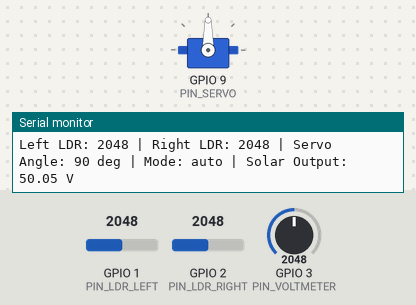
A sketch run on a simulated ESP32-S3. On the bench: servo, the last lines printed to the serial monitor. Inputs (shaded band) come from the test bench; at power-on: GPIO 1 (PIN_LDR_LEFT) = 2048, GPIO 2 (PIN_LDR_RIGHT) = 2048, GPIO 3 (PIN_VOLTMETER) = 2048.

Above: at 1.2 s.
1.3 s: GPIO 1 (PIN_LDR_LEFT) set to 2129
At 1.7 s:
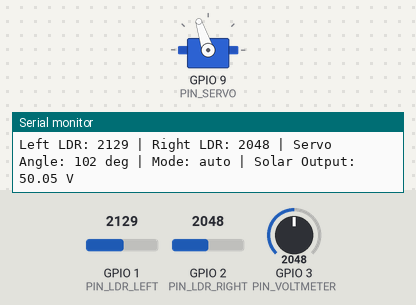
At 3.7 s:
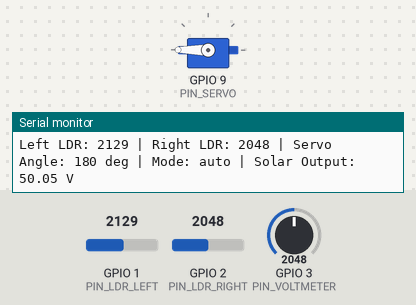
4.4 s: GPIO 2 (PIN_LDR_RIGHT) set to 2106
5.9 s: GPIO 2 (PIN_LDR_RIGHT) set to 2193
At 6.21 s:
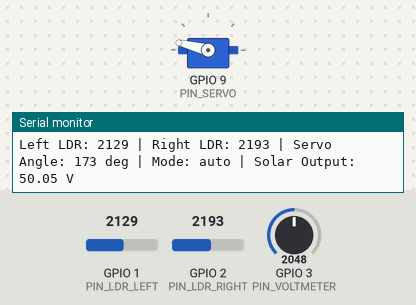
9.0 s: GPIO 3 (PIN_VOLTMETER) set to 4045
11.3 s: GPIO 3 (PIN_VOLTMETER) set to 4092
Timing chart, 0 to 14.3 s (numbered marks = the images above; inputs shaded):
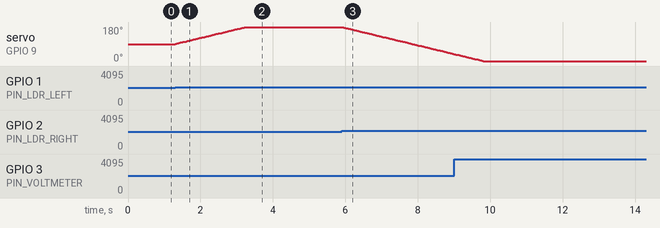

Measured:
- the behaviour switches between 2073 and 2074 on GPIO 1 (PIN_LDR_LEFT) (found by bisection; images 0 and 1)
- the behaviour switches between 2154 and 2155 on GPIO 2 (PIN_LDR_RIGHT) (found by bisection; images 2 and 3)
- after the input at 1.3 s, servo on GPIO 9 (PIN_SERVO): moves from 90° to 180° over 1.9 s, starting at once
- after the input at 5.9 s, servo on GPIO 9 (PIN_SERVO): moves from 180° to 37° over 3.1 s, starting at once

The sketch:

arduino_uno.ino
```cpp
/*
  ===================================================================
  Solar Tracker Arduino UNO Firmware (0° to 180° Full Servo Sweep)
  ===================================================================
  Hardware Pinout:
    - Servo Signal   : Pin 9 (PWM)
    - Left LDR (A0)  : Pin A0 (Analog Input)
    - Right LDR (A1) : Pin A1 (Analog Input)
    - Voltmeter (A2) : Pin A2 (0-25V Sensor Module)

  Angular Sweep System (0° to 180°):
    - 0°   = Horizontal Flat on Left
    - 90°  = Vertical Straight Up
    - 180° = Horizontal Flat on Right
  ===================================================================
*/

#include <Servo.h>

const int PIN_SERVO     = 9;
const int PIN_LDR_LEFT  = A0;
const int PIN_LDR_RIGHT = A1;
const int PIN_VOLTMETER = A2;

Servo trackerServo;

int currentAngle = 90; // Start vertical straight up (90°)
String currentMode = "auto"; // "auto" or "manual"

unsigned long lastTelemetryTime = 0;
const unsigned long TELEMETRY_INTERVAL = 500; // ms

void parseSerialCommand(String cmd) {
  cmd.trim();
  if (cmd.length() == 0) return;

  cmd.toUpperCase();

  if (cmd == "MODE:AUTO") {
    currentMode = "auto";
    Serial.println("ACK: MODE set to AUTO");
  }
  else if (cmd == "MODE:MANUAL") {
    currentMode = "manual";
    Serial.println("ACK: MODE set to MANUAL");
  }
  else if (cmd == "STOP") {
    currentMode = "manual";
    Serial.println("ACK: MOTOR STOPPED");
  }
  else if (cmd.startsWith("SET:")) {
    int target = cmd.substring(4).toInt();
    currentAngle = constrain(target, 0, 180);
    trackerServo.write(currentAngle);
    currentMode = "manual";
    Serial.print("ACK: SET angle to ");
    Serial.println(currentAngle);
  }
  else if (cmd.startsWith("JOG:")) {
    // Format: JOG:UP:5 or JOG:DOWN:5 or JOG:LEFT:5 or JOG:RIGHT:5
    int firstColon = cmd.indexOf(':');
    int secondColon = cmd.indexOf(':', firstColon + 1);

    if (secondColon != -1) {
      String dir = cmd.substring(firstColon + 1, secondColon);
      int step = cmd.substring(secondColon + 1).toInt();
      if (step <= 0) step = 5;

      if (dir == "UP" || dir == "RIGHT") {
        currentAngle += step;
      } else if (dir == "DOWN" || dir == "LEFT") {
        currentAngle -= step;
      }
      currentAngle = constrain(currentAngle, 0, 180);
      trackerServo.write(currentAngle);
      currentMode = "manual";
      Serial.print("ACK: JOG ");
      Serial.print(dir);
      Serial.print(" to ");
      Serial.println(currentAngle);
    }
  }
}

void setup() {
  Serial.begin(9600);

  trackerServo.attach(PIN_SERVO);
  trackerServo.write(currentAngle);

  pinMode(PIN_LDR_LEFT, INPUT);
  pinMode(PIN_LDR_RIGHT, INPUT);
  pinMode(PIN_VOLTMETER, INPUT);

  Serial.println("Solar Tracker Arduino UNO Ready (0-180 Range)");
}

void loop() {
  // 1. Process Incoming Serial Commands from PC / Python Bridge
  while (Serial.available() > 0) {
    String inputString = Serial.readStringUntil('\n');
    parseSerialCommand(inputString);
  }

  // 2. Perform Auto-Tracking if in AUTO mode (0° to 180° full sweep)
  if (currentMode == "auto") {
    int ldrLeft = analogRead(PIN_LDR_LEFT);
    int ldrRight = analogRead(PIN_LDR_RIGHT);
    int diff = ldrLeft - ldrRight;

    if (abs(diff) > 25) { // Deadband threshold
      if (diff > 0 && currentAngle < 180) {
        // Left LDR detects higher light -> step angle +1 towards light
        currentAngle += 1;
        trackerServo.write(currentAngle);
      } else if (diff < 0 && currentAngle > 0) {
        // Right LDR detects higher light -> step angle -1 towards light
        currentAngle -= 1;
        trackerServo.write(currentAngle);
      }
    }
  }

  // 3. Send Telemetry to Python Bridge every 500ms
  unsigned long now = millis();
  if (now - lastTelemetryTime >= TELEMETRY_INTERVAL) {
    lastTelemetryTime = now;

    int ldrLeftVal = analogRead(PIN_LDR_LEFT);
    int ldrRightVal = analogRead(PIN_LDR_RIGHT);

    // Read 0-25V Voltmeter Sensor Module
    int rawVolt = analogRead(PIN_VOLTMETER);
    float voltage = (rawVolt * 5.0 / 1023.0) * 5.0;

    Serial.print("Left LDR: ");
    Serial.print(ldrLeftVal);
    Serial.print(" | Right LDR: ");
    Serial.print(ldrRightVal);
    Serial.print(" | Servo Angle: ");
    Serial.print(currentAngle);
    Serial.print(" deg | Mode: ");
    Serial.print(currentMode);
    Serial.print(" | Solar Output: ");
    Serial.print(voltage, 2);
    Serial.println(" V");
  }

  delay(20);
}
```
